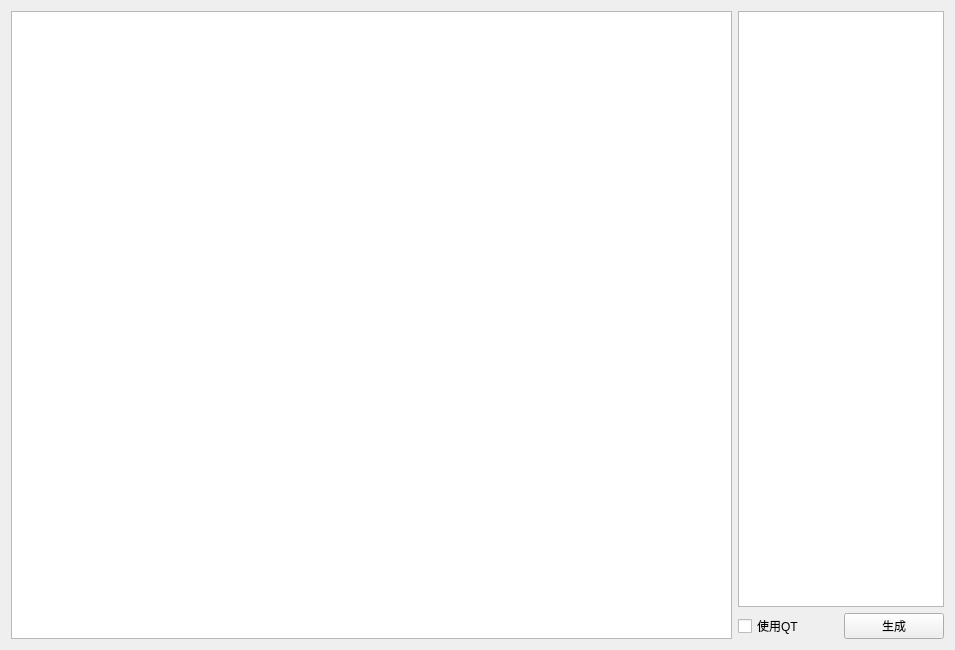
<?xml version="1.0" encoding="UTF-8"?>
<ui version="4.0">
 <class>MainWindowClass</class>
 <widget class="QMainWindow" name="MainWindowClass">
  <property name="geometry">
   <rect>
    <x>0</x>
    <y>0</y>
    <width>955</width>
    <height>650</height>
   </rect>
  </property>
  <property name="windowTitle">
   <string>MainWindow</string>
  </property>
  <widget class="QWidget" name="centralWidget">
   <layout class="QGridLayout" name="gridLayout" columnstretch="7,2">
    <item row="0" column="0">
     <widget class="QTableWidget" name="tableInfoWidget"/>
    </item>
    <item row="0" column="1">
     <layout class="QVBoxLayout" name="verticalLayout">
      <item>
       <widget class="DataTableListWidget" name="tableNameListWidget"/>
      </item>
      <item>
       <layout class="QHBoxLayout" name="horizontalLayout">
        <item>
         <widget class="QCheckBox" name="qtCheckBox">
          <property name="text">
           <string>使用QT</string>
          </property>
         </widget>
        </item>
        <item>
         <widget class="QPushButton" name="generateBtn">
          <property name="text">
           <string>生成</string>
          </property>
         </widget>
        </item>
       </layout>
      </item>
     </layout>
    </item>
   </layout>
  </widget>
 </widget>
 <layoutdefault spacing="6" margin="11"/>
 <customwidgets>
  <customwidget>
   <class>DataTableListWidget</class>
   <extends>QListWidget</extends>
   <header>datatablelistwidget.h</header>
  </customwidget>
 </customwidgets>
 <resources>
  <include location="mainwindow.qrc"/>
 </resources>
 <connections/>
</ui>
